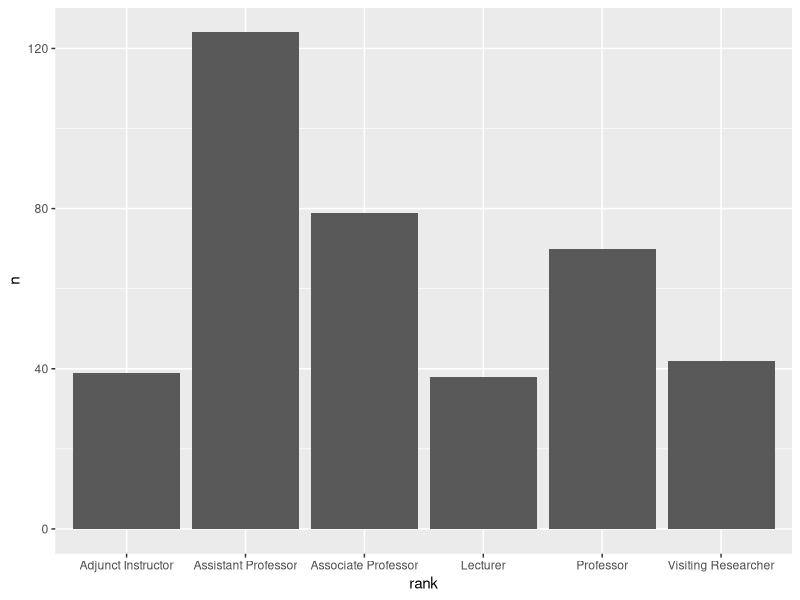
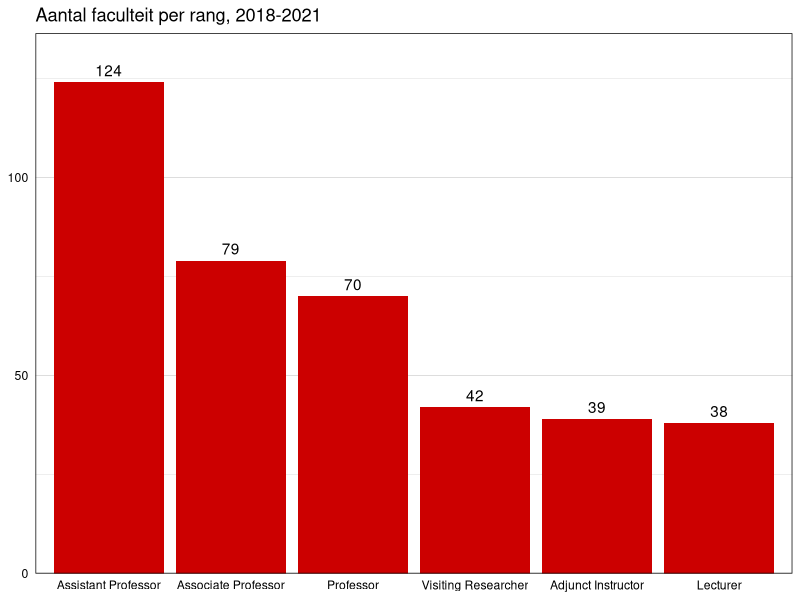
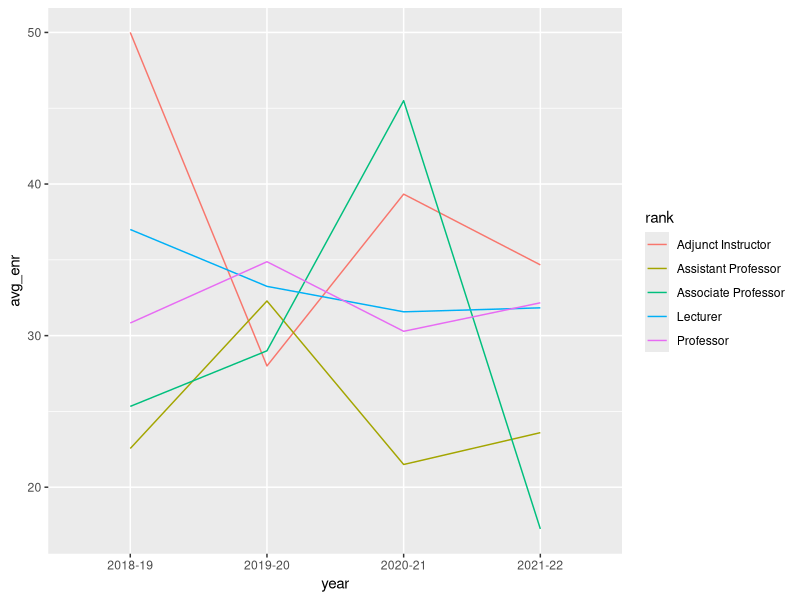
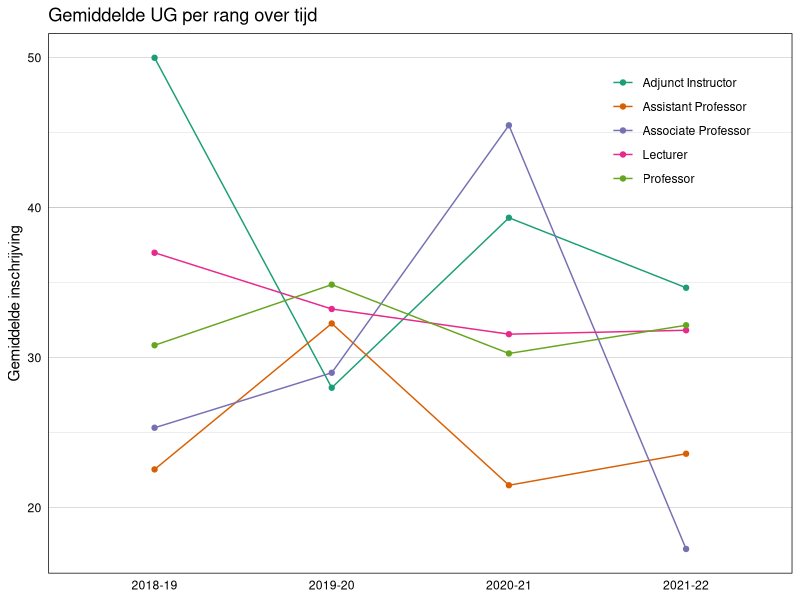

R code for these plots, in order:
## ---- chunk 1
#| echo: false
library(tidyverse)
faculty <- read_csv("faculty.csv")
courses <- read_csv("courses.csv")
opts <- options(knitr.kable.NA = "")
## ---- chunk 2
#| echo: false
knitr::kable(faculty %>% head(6))
## ---- chunk 3
#| echo: false
knitr::kable(courses %>% head(6))
## ---- chunk 4
#| echo: false
knitr::kable(faculty %>% filter(dept1 == "Sociology") %>% head(6))
## ---- chunk 5
#| echo: false
knitr::kable(faculty %>% filter(dept1 == "Sociology" | dept1 == "Physics") %>% head(6))
## ---- chunk 6
#| echo: false
knitr::kable(faculty %>% filter(dept1 %in% c("Sociology","Physics","Music")) %>% head(6))
## ---- chunk 7
#| echo: false
knitr::kable(faculty %>% filter(dept1 %in% c("Sociology","Physics","Music") & rank == "Professor") %>% head(6))
## ---- chunk 8
#| echo: false
knitr::kable(faculty %>% select(id, dept1, rank) %>% head(6))
## ---- chunk 9
#| echo: false
knitr::kable(faculty %>% select(-dept2) %>% head(6))
## ---- chunk 10
#| echo: false
knitr::kable(faculty %>% select(id, dept1, rank) %>% filter(rank == "Professor") %>% head(6))
## ---- chunk 11
#| echo: false
knitr::kable(courses %>% arrange(desc(enrollment)) %>% head(6))
## ---- chunk 12
#| echo: false
knitr::kable(courses %>% arrange(dept, desc(enrollment)) %>% head(6))
## ---- chunk 13
#| echo: false
knitr::kable(courses %>% count(dept) %>% head(6))
## ---- chunk 14
#| echo: false
knitr::kable(courses %>% count(dept, level, sort = TRUE))
## ---- chunk 15
#| echo: false
knitr::kable(faculty %>% mutate(new = "hello!") %>% head(6))
## ---- chunk 16
#| echo: false
knitr::kable(faculty %>% mutate(prof = ifelse(rank == "Professor",
                       1, 0)) %>% select(rank, prof) %>% head(6))
## ---- chunk 17
#| echo: false
knitr::kable(faculty %>% mutate(joint = ifelse(!is.na(dept2),
                        "joint", NA)) %>% select(dept1, dept2, joint) %>% head(6))
## ---- chunk 18
#| echo: false
knitr::kable(faculty %>% mutate(division = case_when(dept1 %in% c("Sociology","Political Science") ~
                                "Social Sciences",
                              dept1 %in% c("Music","English") ~
                                "Humanities",
                              dept1 %in% c("Chemistry","Physics") ~
                                "Sciences")) %>% 
  select(dept1, division) %>% head(6))
## ---- chunk 19
#| echo: false
knitr::kable(courses %>% 
  group_by(dept, semester) %>% 
  summarize(enr = sum(enrollment)) %>% head(6))
## ---- chunk 20
#| echo: false
knitr::kable(courses %>% 
  group_by(dept, semester) %>% 
  summarize(enr = sum(enrollment),
            courses = n_distinct(course_id)) %>% head(6))
## ---- chunk 21
#| echo: false
knitr::kable(faculty %>% 
  filter(str_detect(rank, "Professor")) %>% head(6))
## ---- chunk 22
#| echo: false
knitr::kable(courses %>% 
  mutate(year = str_c(str_sub(semester, 1, 4), 
                      "-",
                      str_sub(semester, 5, 6))) %>% select(semester, year) %>% unique())
## ---- chunk 23
#| echo: false
knitr::kable(faculty %>% head(6))
## ---- chunk 24
#| echo: false
knitr::kable(faculty %>% 
  pivot_longer(dept1:dept2,
               names_to = "dept_no",
               values_to = "dept",
               values_drop_na = TRUE) %>% head(6))
## ---- chunk 25
#| echo: false
knitr::kable(faculty %>% 
  pivot_longer(dept1:dept2,
               names_to = "dept_no",
               values_to = "dept",
               values_drop_na = TRUE) %>% 
  select(-year, -rank) %>% head(6))
## ---- chunk 26
#| echo: false
knitr::kable(courses %>% head(2))
## ---- chunk 27
#| echo: false
knitr::kable(courses %>% 
  pivot_wider(names_from = "level",
              values_from = "enrollment") %>% head(4))
## ---- chunk 28
#| echo: false
knitr::kable(faculty %>% head(4))
## ---- chunk 29
#| echo: false
knitr::kable(courses %>% head(4))
## ---- chunk 30
#| echo: false
knitr::kable(courses %>% head(5))
## ---- chunk 31
#| code-line-numbers: "6-7"
courses_UG <- courses %>% 
  filter(level == "UG") %>% 
  mutate(year = str_c(str_sub(semester, 1, 4), 
                      "-",
                      str_sub(semester, 5, 6))) %>% 
  group_by(year, faculty_id) %>% 
  summarize(enr = sum(enrollment))
## ---- chunk 32
#| echo: false
knitr::kable(courses_UG %>% head(4))
## ---- chunk 33
#| echo: false
knitr::kable(faculty %>% head(6))
## ---- chunk 34
#| echo: false
knitr::kable(courses_UG %>% arrange(desc(year)) %>% head(6))
## ---- chunk 35
fac_enr <- faculty %>% 
  left_join(courses_UG, by = c("id" = "faculty_id",
                               "year" = "year"))
## ---- chunk 36
#| echo: false
knitr::kable(fac_enr %>% head(6))
## ---- chunk 37
#| code-line-numbers: "4-5"
fac_enr <- faculty %>% 
  left_join(courses_UG, by = c("id" = "faculty_id",
                               "year" = "year")) %>% 
  group_by(year, rank) %>% 
  summarize(avg_enr = mean(enr, na.rm = TRUE))
## ---- chunk 38
#| echo: false
knitr::kable(fac_enr %>% arrange(desc(year)) %>% head(6))
## ---- chunk 39
#| echo: false
#| fig-height: 4
#| fig-align: "center"
faculty %>%
  count(rank) %>%
  ggplot(aes(x = rank, y = n)) +
  geom_bar(stat = "identity")
## ---- chunk 40
#| code-fold: true
#| code-summary: "expand for full code"
#| fig-align: "center"
faculty %>%
  count(rank) %>%
  ggplot(aes(x = reorder(rank, -n), y = n)) +
  geom_bar(stat = "identity", fill = "#cc0000") +
  scale_y_continuous(expand = expansion(mult = c(0, 0.1))) +
  geom_text(aes(label = n), vjust = -0.5) +
  labs(x = NULL, y = NULL,
       title = "Aantal faculteit per rang, 2018-2021") +
  theme_linedraw() +
  theme(panel.grid.major.x = element_blank(),
        axis.ticks = element_blank())
## ---- chunk 41
#| echo: false
#| fig-height: 4
#| fig-align: "center"
fac_enr %>% 
  filter(!is.na(avg_enr)) %>% 
  ggplot(aes(x = year, y = avg_enr, group = rank, color = rank)) +
  geom_line()
## ---- chunk 42
#| code-fold: true
#| code-summary: "expand for full code"
#| fig-align: "center"
fac_enr %>% 
  filter(!is.na(avg_enr)) %>% 
  ggplot(aes(x = year, y = avg_enr, group = rank, color = rank)) +
  geom_line() +
  geom_point() +
  scale_color_brewer(type = "qual", palette = "Dark2") +
  labs(x = NULL, y = "Gemiddelde inschrijving",
       title = "Gemiddelde UG per rang over tijd") +
  theme_linedraw() +
  theme(panel.grid.major.x = element_blank(),
        axis.ticks = element_blank(),
        legend.title = element_blank(),
        legend.background = element_rect(fill = NA),
        legend.key = element_rect(fill = NA),
        legend.position = c(0.85, 0.82))
